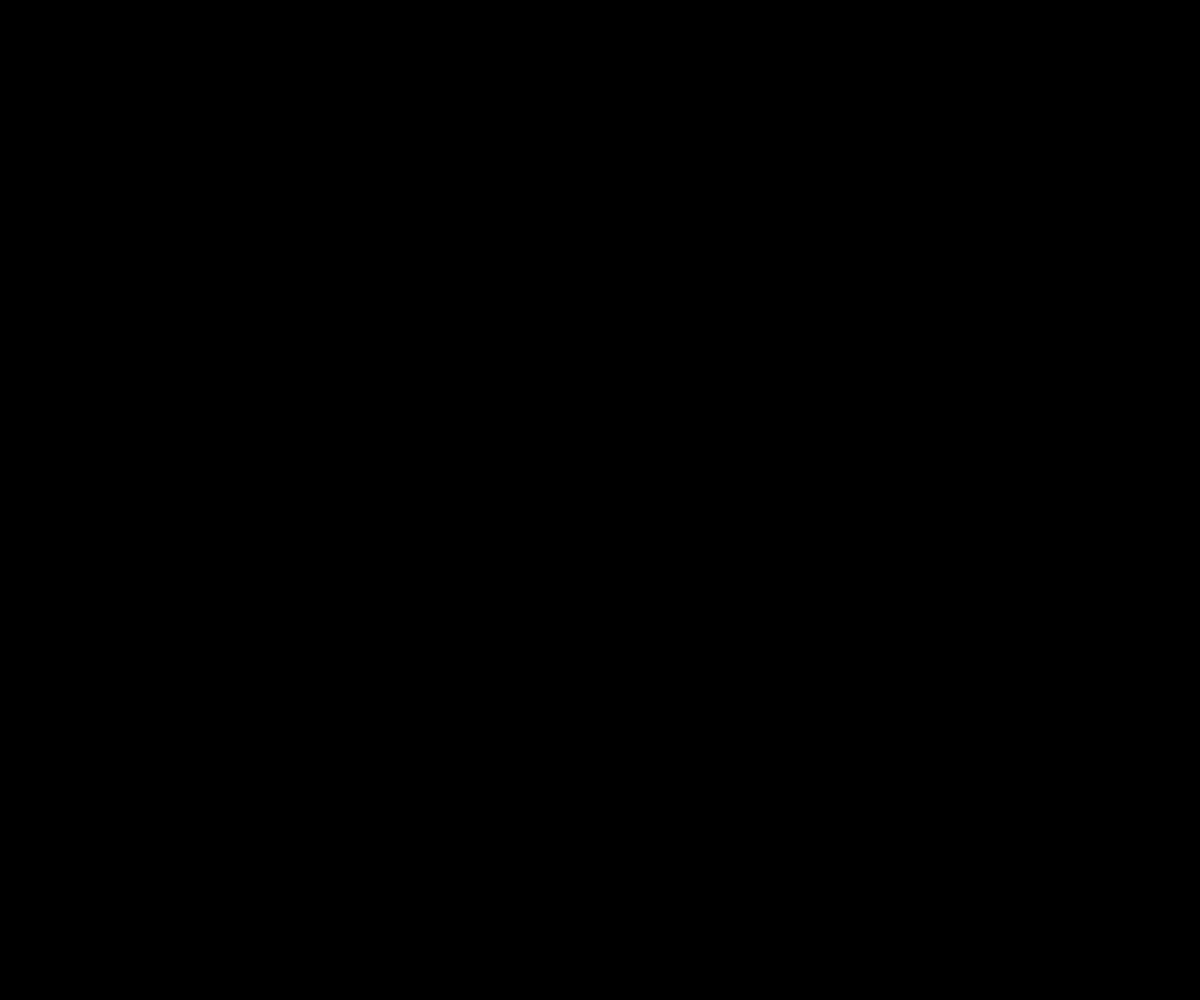
Frame 1 (no input)
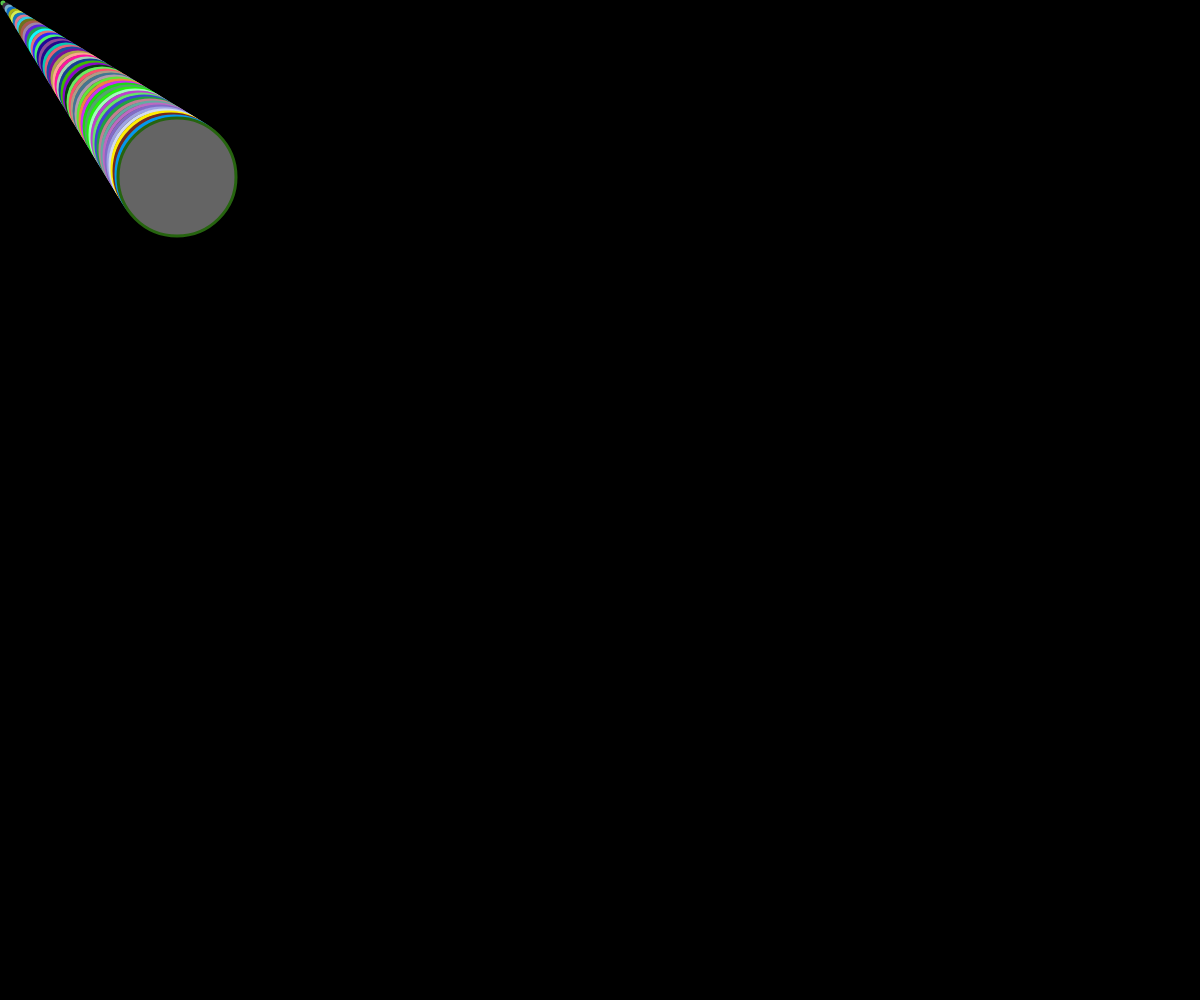
Frame 60 (no input)
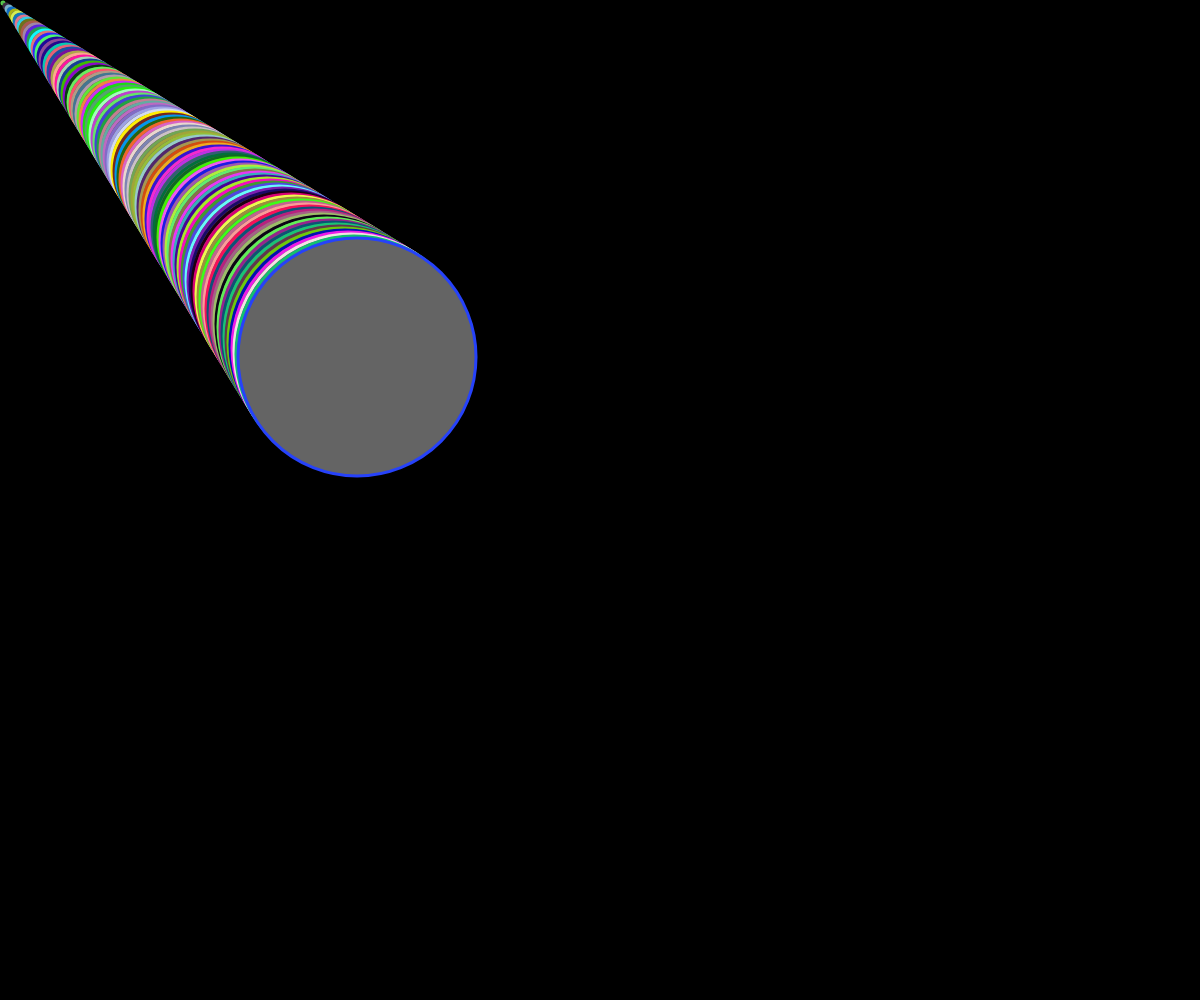
Frame 120 (the mouse pressed at the canvas centre since frame 60)

The p5.js sketch that drew these frames (run headless with seeded random() and noise() and a simulated clock; from frame 60 on, the mouse is pressed at the canvas centre):

// p5.js sketch
// ── sketch.js
let step = 3;
function setup() {
    createCanvas(windowWidth, windowHeight);
    strokeWeight(step);
    ellipseMode(RADIUS);
    background(0)
}

let counter = 0;
let counter2 = 0;
function draw() {
    stroke(random(255), random(255), random(255));
    fill(100);
    circle(counter, counter, counter2, counter2)
    counter2+=1;
    counter+=3;
    if (counter > width) {
        counter = 0;
    }
    if (counter2 >  10) { 
      coutner = 0 
    }
}
